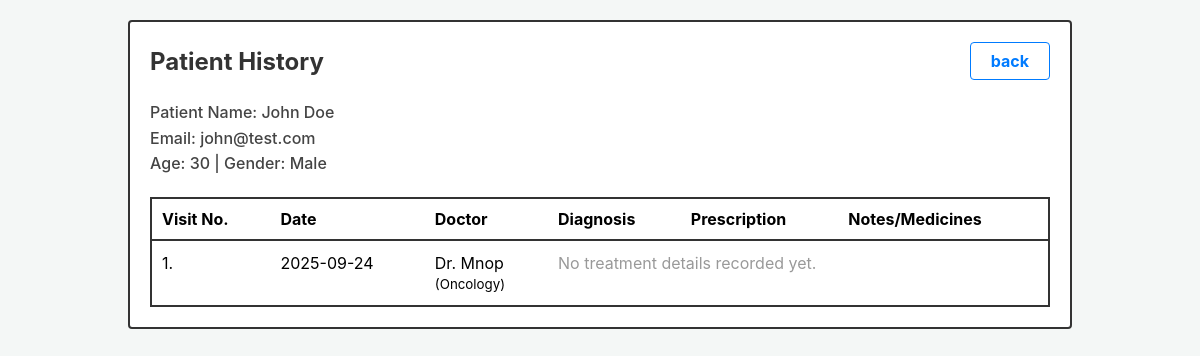
Page /admin/patient/history/view/1 on the committed database.
### models.py (models this page shows, shortened)
class Patient(db.Model, UserMixin):
    __tablename__ = 'patients'
    id = db.Column(db.Integer, primary_key=True)
    name = db.Column(db.String(120), nullable=False)
    email = db.Column(db.String(120), unique=True, nullable=False)
    password_hash = db.Column(db.String(200), nullable=False)
    age = db.Column(db.Integer)
    gender = db.Column(db.String(10))
    is_blacklisted = db.Column(db.Boolean, default=False, nullable=False)
    appointments = db.relationship('Appointment', backref='patient', lazy=True)

class Appointment(db.Model):
    __tablename__ = 'appointments'
    id = db.Column(db.Integer, primary_key=True)
    patient_id = db.Column(db.Integer, db.ForeignKey('patients.id'), nullable=False)
    doctor_id = db.Column(db.Integer, db.ForeignKey('doctors.id'), nullable=False)
    date = db.Column(db.Date, nullable=False)
    time = db.Column(db.Time, nullable=False)
    status = db.Column(db.String(50), nullable=False, default='Booked')
    treatment = db.relationship('Treatment', backref='appointment', uselist=False, cascade="all, delete-orphan")

class Doctor(db.Model, UserMixin):
    __tablename__ = 'doctors'
    id = db.Column(db.Integer, primary_key=True)
    name = db.Column(db.String(120), nullable=False)
    email = db.Column(db.String(120), unique=True, nullable=False)
    specialization = db.Column(db.String(120))
    department_id = db.Column(db.Integer, db.ForeignKey('departments.id'), nullable=True)
    bio = db.Column(db.Text, nullable=True)
    is_blacklisted = db.Column(db.Boolean, default=False, nullable=False)
    experience = db.Column(db.Integer, nullable=True)
    password_hash = db.Column(db.String(200), nullable=False, default='pbkdf2:sha256:dummy')
    appointments = db.relationship('Appointment', backref='doctor', lazy=True)
    availability = db.relationship('DoctorAvailability', backref='doctor', lazy=True)

class Department(db.Model):
    __tablename__ = 'departments'
    id = db.Column(db.Integer, primary_key=True)
    name = db.Column(db.String(100), unique=True, nullable=False)
    description = db.Column(db.Text)
    doctors = db.relationship('Doctor', backref='department', lazy=True)

### app.py (the view)
@app.route('/admin/patient/history/view/<int:patient_id>')
def admin_patient_history_view(patient_id):
    patient = db.get_or_404(Patient, patient_id)
    history = Appointment.query.filter(
        Appointment.patient_id == patient.id
    ).order_by(Appointment.date.desc()).all()
    return render_template('admin_patient_history.html', patient=patient, history=history)

### templates/admin_patient_history.html (shortened to what this page needs)
<!DOCTYPE html>
<html lang="en">
<head>
</head>
<body>
    <div class="container">
        <div class="header-row">
            <h2>Patient History</h2>
            <a href="{{ url_for('admin_dashboard') }}" class="btn-back">back</a>
        </div>
        <div class="patient-info">
            Patient Name: {{ patient.name }}<br>
            Email: {{ patient.email }}<br>
            Age: {{ patient.age if patient.age else 'N/A' }} | Gender: {{ patient.gender if patient.gender else 'N/A' }}
        </div>
        <table>
            <thead>
                <tr>
                    <th>Visit No.</th>
                    <th>Date</th>
                    <th>Doctor</th>
                    <th>Diagnosis</th>
                    <th>Prescription</th>
                    <th>Notes/Medicines</th>
                </tr>
            </thead>
            <tbody>
                {% for appt in history %}
                <tr>
                    <td>{{ loop.index }}.</td>
                    <td>{{ appt.date.strftime('%Y-%m-%d') }}</td>
                    <td>{{ appt.doctor.name }}<br><small>({{ appt.doctor.department.name }})</small></td>
                    {% if appt.treatment %}
                        <td>{{ appt.treatment.diagnosis }}</td>
                        <td>{{ appt.treatment.prescription }}</td>
                        <td>{{ appt.treatment.notes }}</td>
                    {% else %}
                        <td colspan="3" style="color: #999;">No treatment details recorded yet.</td>
                    {% endif %}
                </tr>
                {% else %}
                <tr>
                    <td colspan="6" class="empty-history">No past medical history found for this patient.</td>
                </tr>
                {% endfor %}
            </tbody>
        </table>
    </div>
</body>
</html>

### templates/admin_patient_history.html (style rules this page uses)
body { font-family: -apple-system, BlinkMacSystemFont, "Segoe UI", Roboto, "Helvetica Neue", Arial, sans-serif; background-color: #f4f7f6; margin: 20px; }
.container { max-width: 900px; margin: 0 auto; background: #fff; border: 2px solid #333; border-radius: 4px; padding: 20px; position: relative; }
.header-row { display: flex; justify-content: space-between; align-items: center; margin-bottom: 20px; }
h2 { margin: 0; color: #333; }
.btn-back { padding: 8px 20px; background-color: #fff; border: 1px solid #007bff; color: #007bff; text-decoration: none; border-radius: 4px; font-weight: bold; transition: 0.2s; }
.patient-info { margin-bottom: 20px; line-height: 1.6; color: #444; font-weight: 500; }
table { width: 100%; border-collapse: collapse; border: 2px solid #333; }
th { border-bottom: 2px solid #333; padding: 10px; text-align: left; font-weight: bold; }
td { padding: 12px 10px; vertical-align: top; }

### rows in the picture
Patient: name "John Doe", email "john@test.com", age "30", gender "Male"
Appointment: date "2025-09-24", doctor.name "Dr. Mnop", doctor.department.name "Oncology"
